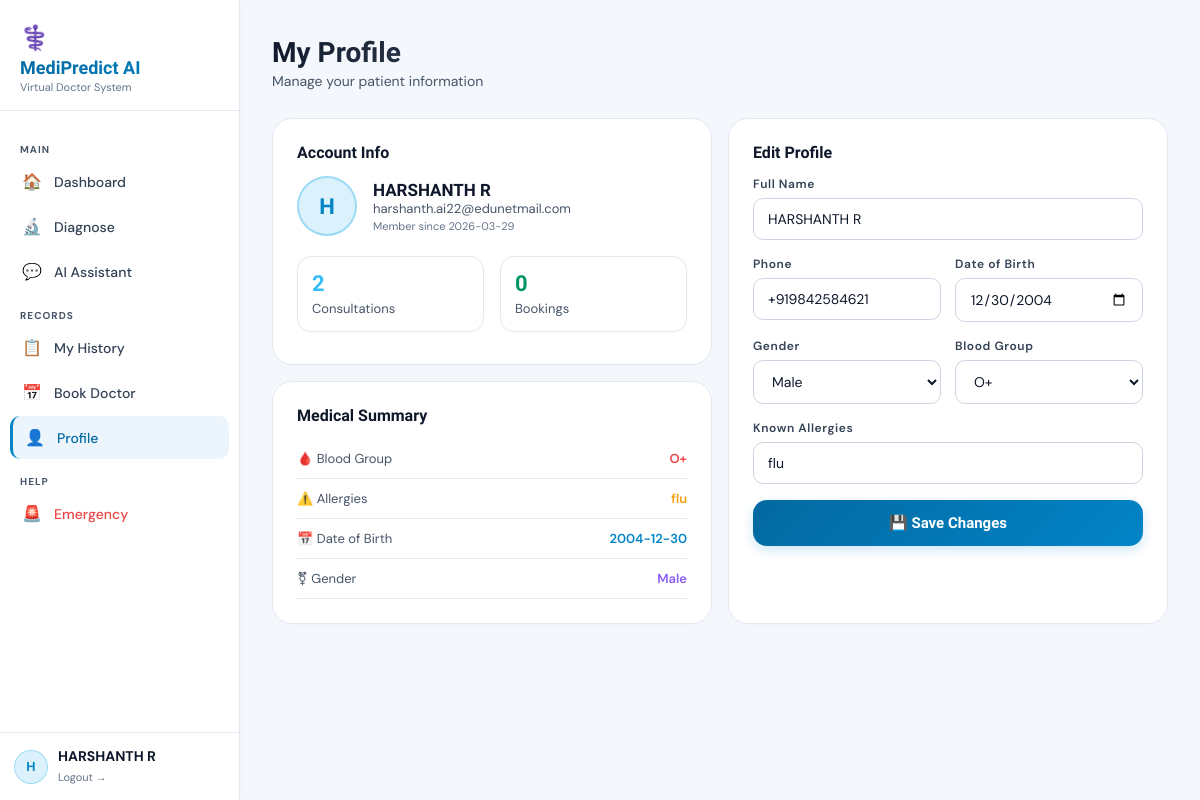
Screenshot of /profile (signed in) with the database file from the repository.
### tables this page shows
CREATE TABLE users (
            id        INTEGER PRIMARY KEY AUTOINCREMENT,
            full_name TEXT NOT NULL,
            email     TEXT UNIQUE NOT NULL,
            password  TEXT NOT NULL,
            dob       TEXT,
            gender    TEXT,
            phone     TEXT,
            blood_group TEXT,
            allergies TEXT,
            created_at TEXT DEFAULT CURRENT_TIMESTAMP
        );

### app.py (the view, shortened to what this page needs)
@app.route("/profile", methods=["GET","POST"])
@login_required
def profile():
    user = get_user(session["user_id"])
    return render_template("profile.html", user=user,
                           consultation_count=len(get_consultations(session["user_id"])),
                           booking_count=len(get_bookings(session["user_id"])))

### app.py (called while the page is built)
def login_required(f):
    @wraps(f)
    def decorated(*args, **kwargs):
        if "user_id" not in session:
            flash("Please login to continue.", "warning")
            return redirect(url_for("login"))
        return f(*args, **kwargs)
    return decorated

### database/db.py (called while the page is built)
def get_conn():
    conn = sqlite3.connect(DB_PATH, check_same_thread=False)
    conn.row_factory = sqlite3.Row
    return conn

def get_user(user_id):
    conn = get_conn()
    user = conn.execute("SELECT * FROM users WHERE id=?", (user_id,)).fetchone()
    conn.close()
    return dict(user) if user else None

def get_consultations(user_id):
    conn = get_conn()
    rows = conn.execute("SELECT * FROM consultations WHERE user_id=? ORDER BY id DESC", (user_id,)).fetchall()
    conn.close()
    result = []
    for r in rows:
        d = dict(r)
        d["conditions"]      = json.loads(d.get("conditions","[]"))
        d["recommendations"] = json.loads(d.get("recommendations","[]"))
        result.append(d)
    return result

def get_bookings(user_id):
    conn = get_conn()
    rows = conn.execute("SELECT * FROM bookings WHERE user_id=? ORDER BY id DESC", (user_id,)).fetchall()
    conn.close()
    return [dict(r) for r in rows]

### templates/profile.html (shortened to what this page needs)
{% extends "base.html" %}{% block title %}Profile — MediPredict{% endblock %}
{% block content %}
<div class="topbar fade-up"><div><div class="page-title">My Profile</div><div class="page-sub">Manage your patient information</div></div></div>
<div class="grid-2 fade-up-2">
  <div>
    <div class="card" style="margin-bottom:16px">
      <div class="card-title">Account Info</div>
      <div style="display:flex;align-items:center;gap:16px;margin-bottom:20px">
        <div style="width:60px;height:60px;border-radius:50%;background:rgba(14,165,233,.15);border:2px solid rgba(14,165,233,.3);display:flex;align-items:center;justify-content:center;font-family:var(--fh);font-weight:800;font-size:22px;color:var(--blue);flex-shrink:0">{{ user.full_name[0].upper() }}</div>
        <div>
          <div style="font-family:var(--fh);font-weight:700;color:var(--text);font-size:17px">{{ user.full_name }}</div>
          <div style="color:var(--t3);font-size:13px">{{ user.email }}</div>
          <div style="color:var(--t4);font-size:11px;margin-top:2px">Member since {{ user.created_at[:10] if user.created_at else 'N/A' }}</div>
        </div>
      </div>
      <div class="grid-2" style="margin-bottom:8px">
        <div class="stat-card" style="padding:14px"><div style="color:var(--blue-l);font-family:var(--fh);font-weight:800;font-size:22px">{{ consultation_count }}</div><div class="stat-label">Consultations</div></div>
        <div class="stat-card" style="padding:14px"><div style="color:var(--green);font-family:var(--fh);font-weight:800;font-size:22px">{{ booking_count }}</div><div class="stat-label">Bookings</div></div>
      </div>
    </div>
    <div class="card">
      <div class="card-title">Medical Summary</div>
      {% for icon,label,val,color in [("🩸","Blood Group",user.blood_group or "Not set","#EF4444"),("⚠️","Allergies",user.allergies or "None","#F59E0B"),("📅","Date of Birth",user.dob or "Not set","var(--blue)"),("⚧","Gender",user.gender or "Not set","#8B5CF6")] %}
      <div style="display:flex;justify-content:space-between;padding:11px 0;border-bottom:1px solid var(--border)">
        <span style="color:var(--t3);font-size:13px">{{ icon }} {{ label }}</span>
        <span style="color:{{ color }};font-size:13px;font-weight:600">{{ val }}</span>
      </div>
      {% endfor %}
    </div>
  </div>
  <div class="card fade-up-3">
    <div class="card-title">Edit Profile</div>
    <form method="POST">
      <div class="form-group"><label class="form-label">Full Name</label><input type="text" name="full_name" class="form-input" value="{{ user.full_name }}" required/></div>
      <div class="form-grid-2">
        <div class="form-group"><label class="form-label">Phone</label><input type="tel" name="phone" class="form-input" value="{{ user.phone or '' }}"/></div>
        <div class="form-group"><label class="form-label">Date of Birth</label><input type="date" name="dob" class="form-input" value="{{ user.dob or '' }}"/></div>
      </div>
      <div class="form-grid-2">
        <div class="form-group"><label class="form-label">Gender</label>
          <select name="gender" class="form-input">
            {% for g in ["Male","Female","Other"] %}<option {% if user.gender==g %}selected{% endif %}>{{ g }}</option>{% endfor %}
          </select>
        </div>
        <div class="form-group"><label class="form-label">Blood Group</label>
          <select name="blood_group" class="form-input">
            {% for bg in ["A+","A-","B+","B-","AB+","AB-","O+","O-"] %}<option {% if user.blood_group==bg %}selected{% endif %}>{{ bg }}</option>{% endfor %}
          </select>
        </div>
      </div>
      <div class="form-group"><label class="form-label">Known Allergies</label><input type="text" name="allergies" class="form-input" value="{{ user.allergies or '' }}" placeholder="e.g. Penicillin, Sulfa drugs"/></div>
      <button type="submit" class="btn btn-primary">💾 Save Changes</button>
    </form>
  </div>
</div>
{% endblock %}

### templates/base.html (shortened to what this page needs)
<!DOCTYPE html>
<html lang="en">
<head>
  <link rel="stylesheet" href="/static/css/main.css"/>
</head>
<body>
<div class="app-layout">
  <aside class="sidebar" id="sidebar">
    <div class="sidebar-logo">
      <div style="font-size:24px;margin-bottom:4px">⚕️</div>
      <div class="sidebar-logo-text">MediPredict AI</div>
      <div class="sidebar-logo-sub">Virtual Doctor System</div>
    </div>
    <nav class="sidebar-nav">
      <div class="nav-section">Main</div>
      <a href="/dashboard" class="nav-item {% if request.path=='/dashboard' %}active{% endif %}">
        <span class="nav-icon">🏠</span> Dashboard
      </a>
      <a href="/diagnose" class="nav-item {% if request.path=='/diagnose' %}active{% endif %}">
        <span class="nav-icon">🔬</span> Diagnose
      </a>
      <a href="/chat" class="nav-item {% if request.path=='/chat' %}active{% endif %}">
        <span class="nav-icon">💬</span> AI Assistant
      </a>
      <div class="nav-section">Records</div>
      <a href="/history" class="nav-item {% if request.path=='/history' %}active{% endif %}">
        <span class="nav-icon">📋</span> My History
      </a>
      <a href="/booking" class="nav-item {% if request.path=='/booking' %}active{% endif %}">
        <span class="nav-icon">📅</span> Book Doctor
      </a>
      <a href="/profile" class="nav-item {% if request.path=='/profile' %}active{% endif %}">
        <span class="nav-icon">👤</span> Profile
      </a>
      <div class="nav-section">Help</div>
      <a href="/emergency" class="nav-item {% if request.path=='/emergency' %}active{% endif %}">
        <span class="nav-icon nav-emergency">🚨</span> <span style="color:#EF4444">Emergency</span>
      </a>
    </nav>
    <div class="sidebar-user">
      <div style="display:flex;align-items:center;gap:10px">
        <div style="width:34px;height:34px;border-radius:50%;background:rgba(14,165,233,0.15);
          border:1px solid rgba(14,165,233,0.3);display:flex;align-items:center;
          justify-content:center;font-weight:700;color:var(--blue);font-size:13px;flex-shrink:0">
          {{ session.user_name[0].upper() if session.user_name else '?' }}
        </div>
        <div style="min-width:0;flex:1">
          <div class="sidebar-user-name">{{ session.user_name or 'User' }}</div>
          <a href="/logout" style="color:var(--t4);font-size:11px">Logout →</a>
        </div>
      </div>
    </div>
  </aside>
  <main class="main-content">
    {% block content %}{% endblock %}
  </main>
</div>
</body>
</html>

### static/css/main.css (style rules this page uses)
* { box-sizing:border-box;margin:0;padding:0 }
:root { --bg:#F4F7FB; --bg2:#E2E8F0; --bg3:#FFFFFF; --bg4:#F8FAFC; --border:#E2E8F0; --border2:#CBD5E1; --blue:#0284C7; --blue-d:#0369A1; --blue-l:#38BDF8; --purple:#8B5CF6; --green:#059669; --yellow:#D97706; --red:#DC2626; --red-d:#B91C1C; --pink:#DB2777; --text:#0F172A; --t2:#334155; --t3:#475569; --t4:#64748B; --fh:'Sora',sans-serif; --fb:'DM Sans',sans-serif; --r:14px; --rs:8px; --rl:20px; }
html { scroll-behavior:smooth }
body { background:var(--bg);color:var(--text);font-family:var(--fb);min-height:100vh;overflow-x:hidden }
a { text-decoration:none;color:inherit }
input,select,textarea,button { font-family:var(--fb) }
.app-layout { display:flex;min-height:100vh }
.sidebar { width:240px;background:#FFFFFF;border-right:1px solid var(--border); display:flex;flex-direction:column;position:fixed;top:0;left:0;bottom:0;z-index:50; transition:transform .3s;box-shadow:2px 0 10px rgba(0,0,0,0.02) }
.sidebar-logo { padding:22px 20px 16px;border-bottom:1px solid var(--border) }
.sidebar-logo-text { font-family:var(--fh);font-weight:800;font-size:18px; background:linear-gradient(135deg,var(--blue-d),var(--blue)); -webkit-background-clip:text;-webkit-text-fill-color:transparent }
.sidebar-logo-sub { color:var(--t4);font-size:11px;margin-top:2px }
.sidebar-nav { flex:1;padding:16px 10px;overflow-y:auto }
.nav-section { color:var(--t3);font-size:10px;letter-spacing:.1em;text-transform:uppercase; font-weight:700;padding:8px 10px 4px;margin-top:8px }
.nav-item { display:flex;align-items:center;gap:12px;padding:11px 12px;border-radius:10px; color:var(--t2);font-size:14px;font-weight:500;transition:all .2s;cursor:pointer;margin-bottom:2px }
.nav-item.active { background:rgba(2,132,199,.08);color:var(--blue-d);border-left:3px solid var(--blue) }
.nav-item .nav-icon { font-size:16px;width:20px;text-align:center;flex-shrink:0 }
.nav-item .nav-emergency { color:var(--red) }
.sidebar-user { padding:14px;border-top:1px solid var(--border) }
.sidebar-user-name { font-weight:700;color:var(--text);font-size:14px;overflow:hidden;text-overflow:ellipsis;white-space:nowrap }
.main-content { margin-left:240px;flex:1;padding:28px 32px;min-height:100vh }
.topbar { display:flex;justify-content:space-between;align-items:center;margin-bottom:28px;flex-wrap:wrap;gap:12px }
.page-title { font-family:var(--fh);font-weight:800;font-size:clamp(20px,3vw,28px); background:linear-gradient(135deg,var(--text),var(--t2)); -webkit-background-clip:text;-webkit-text-fill-color:transparent }
.page-sub { color:var(--t3);font-size:14px;margin-top:3px }
.card { background:var(--bg3);border:1px solid var(--border);border-radius:var(--rl);padding:24px;box-shadow:0 4px 6px -1px rgba(0,0,0,0.01) }
.card-title { font-family:var(--fh);font-weight:700;color:var(--text);font-size:16px;margin-bottom:14px }
.grid-2 { display:grid;grid-template-columns:1fr 1fr;gap:16px }
.stat-card { background:var(--bg3);border:1px solid var(--border);border-radius:var(--r);padding:20px;box-shadow:0 2px 5px rgba(0,0,0,0.02) }
.stat-label { color:var(--t3);font-size:13px;margin-top:4px }
.form-label { display:block;color:var(--t2);font-size:12px;letter-spacing:.05em; font-weight:600;margin-bottom:6px }
.form-input { width:100%;background:#FFFFFF;border:1px solid var(--border2); border-radius:10px;padding:11px 14px;color:var(--text);font-size:14px;transition:all .2s }
.form-grid-2 { display:grid;grid-template-columns:1fr 1fr;gap:14px }
.form-group { margin-bottom:16px }
.btn { display:inline-flex;align-items:center;justify-content:center;gap:8px; padding:12px 24px;border-radius:var(--r);border:none; font-family:var(--fh);font-weight:700;font-size:14px;cursor:pointer;transition:all .3s }
.btn-primary { background:linear-gradient(135deg,var(--blue-d),var(--blue)); color:#fff;box-shadow:0 4px 12px rgba(2,132,199,.2);width:100%;font-size:15px;padding:14px }
.fade-up { animation:fadeUp .5s ease both }
.fade-up-2 { animation:fadeUp .5s .12s ease both }
.fade-up-3 { animation:fadeUp .5s .24s ease both }

### rows the page displays
users: full_name "HARSHANTH R", full_name "H", email "harshanth.ai22@edunetmail.com", created_at "2026-03-29", icon "🩸", label "Blood Group", blood_group "O+", icon "⚠️", label "Allergies", allergies "flu", icon "📅", label "Date of Birth", dob "2004-12-30", icon "⚧", label "Gender", gender "Male", phone "+919842584621", dob "12/30/2004"

### other values shown
{{ session.user_name[0].upper() if session.user_name else '?' }} "H"
{{ consultation_count }} "2"
{{ booking_count }} "0"
